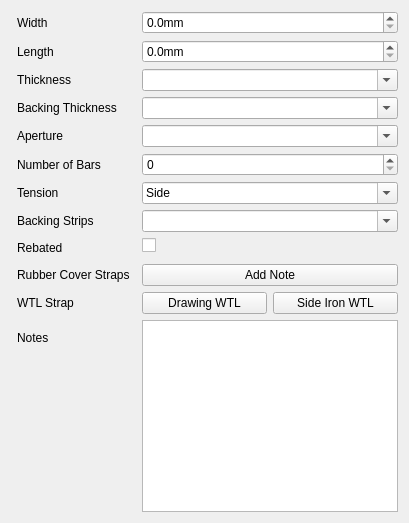
       <widget class="QWidget" name="drawingSpecsTab">
        <attribute name="title">
         <string>Drawing Specs</string>
        </attribute>
        <layout class="QHBoxLayout" name="horizontalLayout_3">
         <item>
          <layout class="QFormLayout" name="drawingSpecsLeftForm">
           <property name="labelAlignment">
            <set>Qt::AlignLeading|Qt::AlignLeft|Qt::AlignVCenter</set>
           </property>
           <item row="0" column="0">
            <widget class="QLabel" name="widthLabel">
             <property name="styleSheet">
              <string notr="true">
                              QLabel {
                              padding: 3px;
                              }

                              QLabel[hovering=true] {
                              padding: 3px;
                              background-color: #d9d9d9;
                              border-radius: 5px;
                              }
                            </string>
             </property>
             <property name="text">
              <string>Width</string>
             </property>
            </widget>
           </item>
           <item row="0" column="1">
            <widget class="QDoubleSpinBox" name="widthInput">
             <property name="sizePolicy">
              <sizepolicy hsizetype="Expanding" vsizetype="Fixed">
               <horstretch>0</horstretch>
               <verstretch>0</verstretch>
              </sizepolicy>
             </property>
             <property name="buttonSymbols">
              <enum>QAbstractSpinBox::UpDownArrows</enum>
             </property>
             <property name="suffix">
              <string>mm</string>
             </property>
             <property name="decimals">
              <number>1</number>
             </property>
             <property name="maximum">
              <double>32767.000000000000000</double>
             </property>
             <property name="singleStep">
              <double>1.000000000000000</double>
             </property>
            </widget>
           </item>
           <item row="1" column="0">
            <widget class="QLabel" name="lengthLabel">
             <property name="styleSheet">
              <string notr="true">
                              QLabel {
                              padding: 3px;
                              }

                              QLabel[hovering=true] {
                              padding: 3px;
                              background-color: #d9d9d9;
                              border-radius: 5px;
                              }
                            </string>
             </property>
             <property name="text">
              <string>Length</string>
             </property>
            </widget>
           </item>
           <item row="1" column="1">
            <widget class="QDoubleSpinBox" name="lengthInput">
             <property name="sizePolicy">
              <sizepolicy hsizetype="Expanding" vsizetype="Fixed">
               <horstretch>0</horstretch>
               <verstretch>0</verstretch>
              </sizepolicy>
             </property>
             <property name="suffix">
              <string>mm</string>
             </property>
             <property name="decimals">
              <number>1</number>
             </property>
             <property name="maximum">
              <double>32767.000000000000000</double>
             </property>
            </widget>
           </item>
           <item row="2" column="0">
            <widget class="QLabel" name="topMaterialLabel">
             <property name="styleSheet">
              <string notr="true">
                              QLabel {
                              padding: 3px;
                              }

                              QLabel[hovering=true] {
                              padding: 3px;
                              background-color: #d9d9d9;
                              border-radius: 5px;
                              }
                            </string>
             </property>
             <property name="text">
              <string>Thickness</string>
             </property>
            </widget>
           </item>
           <item row="2" column="1">
            <widget class="DynamicComboBox" name="topMaterialInput">
             <property name="sizePolicy">
              <sizepolicy hsizetype="Expanding" vsizetype="Fixed">
               <horstretch>0</horstretch>
               <verstretch>0</verstretch>
              </sizepolicy>
             </property>
             <property name="editable">
              <bool>true</bool>
             </property>
             <property name="insertPolicy">
              <enum>QComboBox::NoInsert</enum>
             </property>
            </widget>
           </item>
           <item row="3" column="0">
            <widget class="ActivatorLabel" name="bottomMaterialLabel">
             <property name="styleSheet">
              <string notr="true">
                              QLabel {
                              padding: 3px;
                              }

                              QLabel[hovering=true] {
                              padding: 3px;
                              background-color: #d9d9d9;
                              border-radius: 5px;
                              }
                            </string>
             </property>
             <property name="text">
              <string>Backing Thickness</string>
             </property>
            </widget>
           </item>
           <item row="3" column="1">
            <widget class="DynamicComboBox" name="bottomMaterialInput">
             <property name="sizePolicy">
              <sizepolicy hsizetype="Expanding" vsizetype="Fixed">
               <horstretch>0</horstretch>
               <verstretch>0</verstretch>
              </sizepolicy>
             </property>
             <property name="editable">
              <bool>true</bool>
             </property>
             <property name="insertPolicy">
              <enum>QComboBox::NoInsert</enum>
             </property>
            </widget>
           </item>
           <item row="4" column="0">
            <widget class="QLabel" name="apertureLabel">
             <property name="styleSheet">
              <string notr="true">
                              QLabel {
                              padding: 3px;
                              }

                              QLabel[hovering=true] {
                              padding: 3px;
                              background-color: #d9d9d9;
                              border-radius: 5px;
                              }
                            </string>
             </property>
             <property name="text">
              <string>Aperture</string>
             </property>
            </widget>
           </item>
           <item row="4" column="1">
            <widget class="DynamicComboBox" name="apertureInput">
             <property name="sizePolicy">
              <sizepolicy hsizetype="Expanding" vsizetype="Fixed">
               <horstretch>0</horstretch>
               <verstretch>0</verstretch>
              </sizepolicy>
             </property>
             <property name="editable">
              <bool>true</bool>
             </property>
             <property name="insertPolicy">
              <enum>QComboBox::NoInsert</enum>
             </property>
            </widget>
           </item>
           <item row="5" column="0">
            <widget class="QLabel" name="numberOfBarsLabel">
             <property name="styleSheet">
              <string notr="true">
                              QLabel {
                              padding: 3px;
                              }

                              QLabel[hovering=true] {
                              padding: 3px;
                              background-color: #d9d9d9;
                              border-radius: 5px;
                              }
                            </string>
             </property>
             <property name="text">
              <string>Number of Bars</string>
             </property>
            </widget>
           </item>
           <item row="5" column="1">
            <widget class="QSpinBox" name="numberOfBarsInput">
             <property name="sizePolicy">
              <sizepolicy hsizetype="Expanding" vsizetype="Fixed">
               <horstretch>0</horstretch>
               <verstretch>0</verstretch>
              </sizepolicy>
             </property>
             <property name="maximum">
              <number>12</number>
             </property>
            </widget>
           </item>
           <item row="6" column="0">
            <widget class="QLabel" name="tensionTypeLabel">
             <property name="styleSheet">
              <string notr="true">
                              QLabel {
                              padding: 3px;
                              }

                              QLabel[hovering=true] {
                              padding: 3px;
                              background-color: #d9d9d9;
                              border-radius: 5px;
                              }
                            </string>
             </property>
             <property name="text">
              <string>Tension</string>
             </property>
            </widget>
           </item>
           <item row="6" column="1">
            <widget class="QComboBox" name="tensionTypeInput">
             <property name="sizePolicy">
              <sizepolicy hsizetype="Expanding" vsizetype="Fixed">
               <horstretch>0</horstretch>
               <verstretch>0</verstretch>
              </sizepolicy>
             </property>
             <property name="editable">
              <bool>true</bool>
             </property>
             <property name="insertPolicy">
              <enum>QComboBox::NoInsert</enum>
             </property>
             <item>
              <property name="text">
               <string>Side</string>
              </property>
             </item>
             <item>
              <property name="text">
               <string>End</string>
              </property>
             </item>
            </widget>
           </item>
           <item row="8" column="0">
            <widget class="QLabel" name="rebatedLabel">
             <property name="styleSheet">
              <string notr="true">
                              QLabel {
                              padding: 3px;
                              }

                              QLabel[hovering=true] {
                              padding: 3px;
                              background-color: #d9d9d9;
                              border-radius: 5px;
                              }
                            </string>
             </property>
             <property name="text">
              <string>Rebated</string>
             </property>
            </widget>
           </item>
           <item row="8" column="1">
            <widget class="QCheckBox" name="rebatedInput">
             <property name="text">
              <string/>
             </property>
            </widget>
           </item>
           <item row="10" column="0">
            <widget class="QLabel" name="rubberCoverStrapsLabel">
             <property name="styleSheet">
              <string notr="true">
                              QLabel {
                              padding: 3px;
                              }

                              QLabel[hovering=true] {
                              padding: 3px;
                              background-color: #d9d9d9;
                              border-radius: 5px;
                              }
                            </string>
             </property>
             <property name="text">
              <string>Rubber Cover Straps</string>
             </property>
            </widget>
           </item>
           <item row="10" column="1">
            <widget class="QPushButton" name="rubberCoverStrapsAddNoteButton">
             <property name="text">
              <string>Add Note</string>
             </property>
            </widget>
           </item>
           <item row="11" column="0">
            <widget class="QLabel" name="wtlStrapLabel">
             <property name="styleSheet">
              <string notr="true">
                              QLabel {
                              padding: 3px;
                              }

                              QLabel[hovering=true] {
                              padding: 3px;
                              background-color: #d9d9d9;
                              border-radius: 5px;
                              }
                            </string>
             </property>
             <property name="text">
              <string>WTL Strap</string>
             </property>
            </widget>
           </item>
           <item row="11" column="1">
            <layout class="QHBoxLayout" name="wearTileLinerNotesHorizonalLayout">
             <item>
              <widget class="QPushButton" name="addDrawingWTLStrapNoteButton">
               <property name="text">
                <string>Drawing WTL</string>
               </property>
              </widget>
             </item>
             <item>
              <widget class="QPushButton" name="addSideIronWTLStrapNoteButton">
               <property name="text">
                <string>Side Iron WTL</string>
               </property>
              </widget>
             </item>
            </layout>
           </item>
           <item row="12" column="0">
            <widget class="QLabel" name="notesLabel">
             <property name="styleSheet">
              <string notr="true">
                              QLabel {
                              padding: 3px;
                              }

                              QLabel[hovering=true] {
                              padding: 3px;
                              background-color: #d9d9d9;
                              border-radius: 5px;
                              }
                            </string>
             </property>
             <property name="text">
              <string>Notes</string>
             </property>
            </widget>
           </item>
           <item row="12" column="1">
            <widget class="QTextEdit" name="notesInput"/>
           </item>
           <item row="7" column="0">
            <widget class="ActivatorLabel" name="backingStripsLabel">
             <property name="styleSheet">
              <string notr="true">
                              QLabel {
                              padding: 3px;
                              }

                              QLabel[hovering=true] {
                              padding: 3px;
                              background-color: #d9d9d9;
                              border-radius: 5px;
                              }
                            </string>
             </property>
             <property name="text">
              <string>Backing Strips</string>
             </property>
            </widget>
           </item>
           <item row="7" column="1">
            <widget class="DynamicComboBox" name="backingStripsInput">
             <property name="editable">
              <bool>true</bool>
             </property>
             <property name="insertPolicy">
              <enum>QComboBox::NoInsert</enum>
             </property>
            </widget>
           </item>
          </layout>
         </item>
        </layout>
       </widget>
